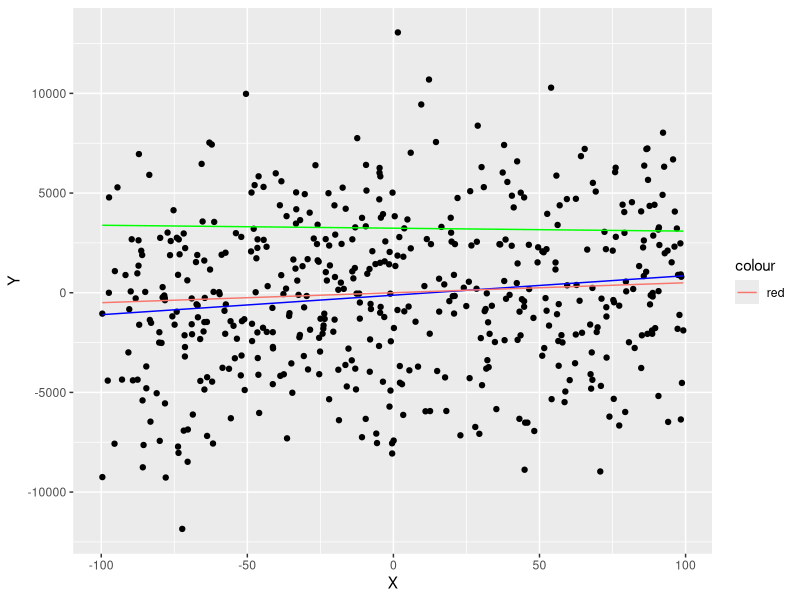

This figure's R source: (Note: this script raises an error after producing the figure.)
# Explore a simple noisy case: univariate linear relationship with a large
# amount of Gaussian noise. Examine the performance of an OLS vs. the oracle
# function. The OLS should not perform better than the oracle function on
# average.

library(tidyverse)
library(ggplot2)

set.seed(0)

N <- 500

# Univariate toy model: f(X) = 5x. Add Gaussian noise so the R^2 is roughly 0.5%.
X <- runif(N, min = -100, max = 100)
fX <- 5 * X
mat <- cbind(X, fX)
colnames(mat) <- c("X", "fX")
tbl <- as_tibble(mat)

# For R^2 of roughly 0.5%.
e_sd <- sqrt((0.995 / 0.005) * var(tbl$fX))
tbl <- mutate(tbl, e = e_sd * rnorm(N), Y = fX + e)
tbl <- mutate(tbl, e_cauchy = e_sd * rcauchy(N), Y_cauchy = fX + e_cauchy)

model <- lm(Y ~ X, data = tbl)
model_cauchy <- lm(Y_cauchy ~ X, data = tbl)

ggplot(data = tbl) + geom_point(mapping = aes(x = X, y = Y)) +
  geom_line(mapping = aes(x = X, y = predict(model, tbl)), color = "blue") +
  geom_line(mapping = aes(x = X, y = predict(model_cauchy, tbl)), color = "green") +
  geom_line(mapping = aes(x = X, y = fX, color = "red"))

# Generate a random sample, hold 20% out for testing, and fit the model on the
# other 80%. We want to see that our oracle (f(X) = 5x) has the smallest error.
# We can replicate this multiple times to build a distribution of what the error
# looks like.
simulate_ols <- function() {
  idx <- seq(1, 500)
  X <- runif(N, min = -100, max = 100)
  fX <- 5 * X
  mat <- cbind(idx, X, fX)
  colnames(mat) <- c("idx", "X", "fX")
  tbl <- as_tibble(mat)
  tbl$idx <- as.integer(tbl$idx)
  
  # Start with normal Gaussian noise, with R^2 of 0.5%. We should not be seeing
  # results better than the oracle, on average.
  e_sd <- sqrt((0.995 / 0.005) * var(tbl$fX))
  tbl <- mutate(tbl, e = rnorm(N, mean = 0, sd = e_sd), Y = fX + e)
  
  train <- filter(tbl, idx <= 400)
  test <- filter(tbl, idx >= 401)
  
  model <- lm(Y ~ X, data = train)
  
  model_loss <- mean((predict(model, test) - test$Y)^2)
  oracle_loss <- mean((5 * test$X - test$Y)^2)
  rob_model_loss <- mean(abs(predict(model, test) - test$Y))
  rob_oracle_loss <- mean(abs(5 * test$X - test$Y))
  mat <- cbind(oracle_loss, model_loss, rob_oracle_loss, rob_model_loss)
  colnames(mat) <- c("oracle_mse", "model_mse", "oracle_mae", "model_mae")
  mse_tbl <- as_tibble(mat)
  return(mse_tbl)
}

sim_results <- replicate(1000, simulate_ols(), simplify = FALSE)
sim_results_tbl <- bind_rows(sim_results)
sim_results_long <- melt(sim_results_tbl) %>% as_tibble()
colnames(sim_results_long) <- c("type", "mse")

means <- sim_results_long %>% group_by(type) %>% summarise(mu = mean(mse))

# In the plot, we should see that the mean MSE for the oracle is less than that
# for the model. In general this plot shows that--the mean model MSE is close
# to, but still larger than the oracle_mse. The estimated density shows that the
# oracle density has slightly more mass towards the left than the model.
ggplot(data = filter(sim_results_long, type == "oracle_mse" | type == "model_mse")) +
  geom_histogram(mapping = aes(x = mse, y = ..density.., color = type, fill = type, alpha = 0.5)) +
  geom_vline(data = filter(means, type == "oracle_mse" | type == "model_mse"), mapping = aes(xintercept = mu, color = type)) +
  geom_density(mapping = aes(x = mse, color = type))

ggplot(data = filter(sim_results_long, type == "oracle_mae" | type == "model_mae")) +
  geom_histogram(mapping = aes(x = mse, y = ..density.., color = type, fill = type, alpha = 0.5)) +
  geom_vline(data = filter(means, type == "oracle_mae" | type == "model_mae"), mapping = aes(xintercept = mu, color = type)) +
  geom_density(mapping = aes(x = mse, color = type))
